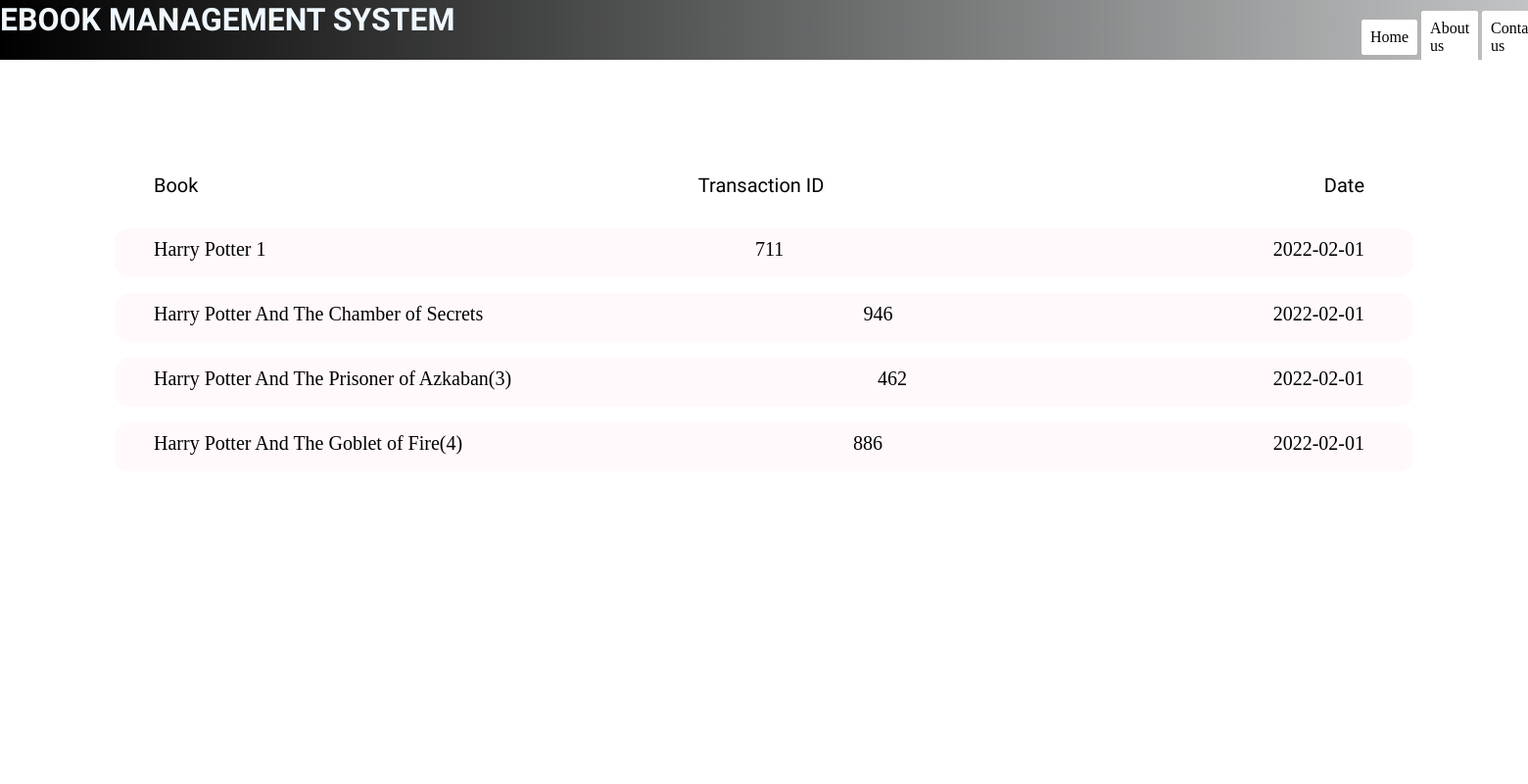
Page /orders.php (signed in) on the committed database.
### tables this page shows
CREATE TABLE `orders` (
  `uid` int(10) NOT NULL,
  `bid` int(10) NOT NULL,
  `tid` int(11) NOT NULL,
  `date` date NOT NULL
);

CREATE TABLE `books` (
  `bookid` int(10) NOT NULL,
  `bname` varchar(200) NOT NULL,
  `author` varchar(200) NOT NULL,
  `publisher` varchar(200) NOT NULL,
  `rating` int(30) NOT NULL,
  `price` int(200) NOT NULL,
  `category` varchar(200) NOT NULL,
  `url` varchar(100) NOT NULL
);

### orders.php (the view, shortened to what this page needs)
<?php
    include 'connection.php';
    $uname=$_SESSION['username'];
    $sql="select * from users";
    $query=mysqli_query($conn,$sql);
    while($row=mysqli_fetch_assoc($query))
    {
        if ($uname==$row['username']) $uid=$row['id'];
    }
?>
<!DOCTYPE html>
<html lang="en">
<head>
</head>
<body>
<img src="main.jpg" alt="bgimage" class="bgimg">
<div class="nav">
        <h1>EBOOK MANAGEMENT SYSTEM</h1>
        <ul class="navlist">
            <li><a href="ebook.php" class="navlink">Home</a></li>
            <li>&nbsp; &nbsp;</li>
            <li><a href="about.html" class="navlink">About us</a></li>
            <li>&nbsp; &nbsp;</li>
            <li><a href="contactus.html" class="navlink">Contact us</a></li>
        </ul>
    </div>
    <div class ="gap"></div>
    <center><h2>My Orders</h2></center>
    <div class="main" >
        <div class="head">
            <ul class="headlist">
                <li class="headname">Book</li>
                <li class="headname">Transaction ID</li>
                <li class="headname">Date</li>
            </ul>
        </div>
        <?php
            $sql="select b.bname,o.tid,o.date from orders o,books b where o.uid='$uid' and o.bid=b.bookid ";
            $query=mysqli_query($conn,$sql);
            if (mysqli_num_rows($query)>0)
            {
            while($row=mysqli_fetch_assoc($query))
            {
                echo '
                <div class="books">
                    <ul class="booklist">
                        <li class="bookname">'.$row['bname'].'</li>
                        <li class="bookname">'.$row['tid'].'</li>
                        <li class="bookname">'.$row['date'].'</li>
                    </ul>
                </div>
                ';
                }
            }
            else{
                echo "<center><h1>No orders</h1></center>";
            }
        ?>
    </div>
</body>
</html>

### orders.php (style rules this page uses)
body { margin: 0; background-image: url("main.jpg"); background-repeat: no-repeat; background-size: 100%; }
.nav { display: flex; position: absolute; background: rgb(179, 179, 186); background: linear-gradient(90deg, rgba(179, 179, 186, 1) 0%, rgba(0, 0, 0, 1) 0%, rgba(44, 51, 54, 0.2945553221288515) 100%); top: -20px; width: 100%; justify-content: space-between; }
h1 { display: inline-block; font-family: 'Heebo', sans-serif; font-family: 'Quicksand', sans-serif; color: aliceblue; }
.navlist { position: absolute; top: 15px; left: 1350px; display: flex; align-items: center; justify-content: space-evenly; }
li { display: inline; float: left; }
.navlink { display: block; padding: 8px; color: black; background-color: white; border: 1px solid; border-radius: 2px; border-color: white; text-decoration: none; }
h2 { color:white; }
.gap { height: 100px; }
.books { background: rgba(255, 247, 251, 0.67); height: 50px; width: 85%; margin: auto; border: solid none; border-radius: 15px; }
.head { background:rgba(255, 255, 255, 0.767); height: 50px; width: 85%; margin: auto; border: solid none; border-radius: 15px; }
.headlist { display: flex; justify-content: space-between; }
.headname { margin-right: 50px; margin-top: 10px; font-family: 'Heebo', sans-serif; font-family: 'Quicksand', sans-serif; font-size: 20px; }
.booklist { display: flex; justify-content: space-between; }
.bookname { margin-right: 50px; margin-top: 10px; font-size: 20px; }
.bgimg { position: fixed; left: 0; top: 0; bottom: 0; right: 0; object-fit:fill; z-index: -50; }

### rows in the picture
orders: bid.bname "Harry Potter 1", tid "711", date "2022-02-01"
orders: bid.bname "Harry Potter And The Chamber of Secrets", tid "946", date "2022-02-01"
orders: bid.bname "Harry Potter And The Prisoner of Azkaban(3)", tid "462", date "2022-02-01"
orders: bid.bname "Harry Potter And The Goblet of Fire(4)", tid "886", date "2022-02-01"
